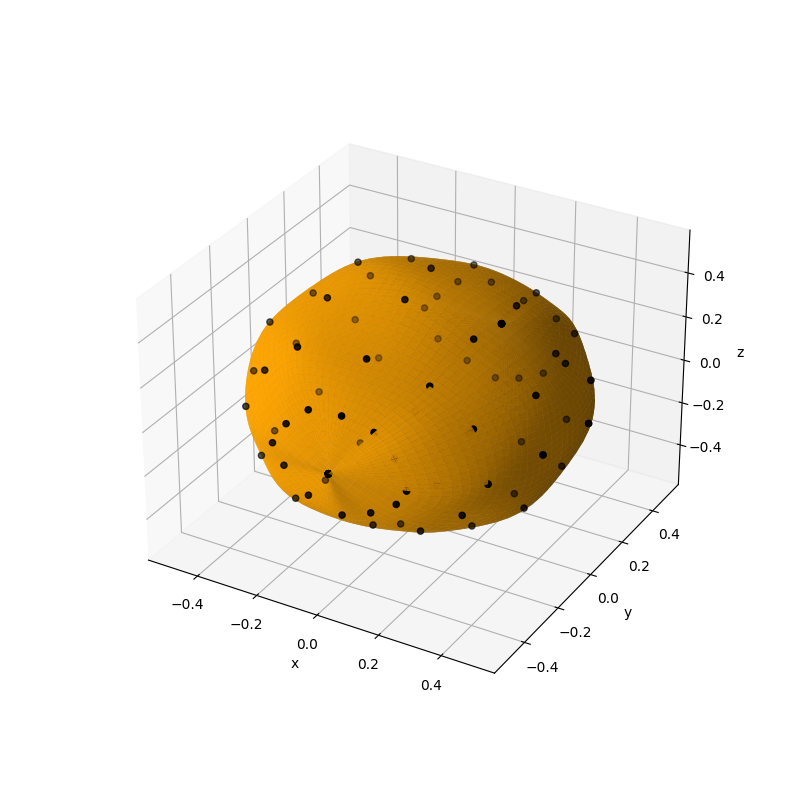

Generate this figure with Python:
import matplotlib.pyplot as plt
import numpy as np
import math
# number of patches in both direction
m=13 # x
n=8 # y
# fit knots
r=0.5
theta= np.linspace(0,2*np.pi, m)
tt=np.reshape(np.tile(theta,(n,1)).T,(n*m))
phi= np.linspace(0, np.pi, n)
pp=np.reshape(np.tile(phi,(m,1)),(n*m))
x = r*np.sin(pp)*np.cos(tt)+(np.random.random((n*m))*2.0-1.0)*0.02
z = r*np.sin(pp)*np.sin(tt)+(np.random.random((n*m))*2.0-1.0)*0.02
y = r*np.cos(pp)+(np.random.random((n*m))*2.0-1.0)*0.02
for i in range(0,n):
    x[n*(m-1)+i]=x[i]
    y[n*(m-1)+i]=y[i]
    z[n*(m-1)+i]=z[i]  
for i in range(0,m):
    x[i*(n)]=0
    y[i*(n)]=r
    z[i*(n)]=0
    x[(i+1)*(n)-1]=0
    y[(i+1)*(n)-1]=-r
    z[(i+1)*(n)-1]=0
Px=np.concatenate((x,np.tile([0],(m+2)*(n+2)-(m*n))))
Py=np.concatenate((y,np.tile([0],(m+2)*(n+2)-(m*n))))
Pz=np.concatenate((z,np.tile([0],(m+2)*(n+2)-(m*n))))
# passing matrix with free end conditions
phi=np.zeros(((n+2)*(m+2),(m+2)*(n+2)))
# interpolation equations 
for j in range(m):
    for i in range(n):
        phi[i+(j)*n,i+(j)*(n+2)]=1
        phi[i+(j)*n,i+(j)*(n+2)+1]=4
        phi[i+(j)*n,i+(j)*(n+2)+2]=1
        phi[i+(j)*n,i+(j+1)*(n+2)]=4
        phi[i+(j)*n,i+(j+1)*(n+2)+1]=16
        phi[i+(j)*n,i+(j+1)*(n+2)+2]=4
        phi[i+(j)*n,i+(j+2)*(n+2)]=1
        phi[i+(j)*n,i+(j+2)*(n+2)+1]=4
        phi[i+(j)*n,i+(j+2)*(n+2)+2]=1        
# dS/du=0 at x- border     
for i in range(0,m+2):
    phi[n*m+i,(i*(n+2))%((n+2)*(m+2))]=phi[n*m+i,(i*(n+2))%((n+2)*(m+2))]-3
    phi[n*m+i,(i*(n+2)+2)%((n+2)*(m+2))]=phi[n*m+i,(i*(n+2)+2)%((n+2)*(m+2))]+3
    phi[n*m+i,((i+1)*(n+2))%((n+2)*(m+2))]=phi[n*m+i,((i+1)*(n+2))%((n+2)*(m+2))]-12
    phi[n*m+i,((i+1)*(n+2)+2)%((n+2)*(m+2))]=phi[n*m+i,((i+1)*(n+2)+2)%((n+2)*(m+2))]+12
    phi[n*m+i,((i+2)*(n+2))%((n+2)*(m+2))]=phi[n*m+i,((i+2)*(n+2))%((n+2)*(m+2))]-3
    phi[n*m+i,((i+2)*(n+2)+2)%((n+2)*(m+2))]=phi[n*m+i,((i+2)*(n+2)+2)%((n+2)*(m+2))]+3 
# dS/du=0 at x+ border   
for i in range(0,m+2):
    phi[n*m+i+m+2,((i+1)*(n+2)-1)%((n+2)*(m+2))]=phi[n*m+i+m+2,((i+1)*(n+2)-1)%((n+2)*(m+2))]-3
    phi[n*m+i+m+2,((i+1)*(n+2)-3)%((n+2)*(m+2))]=phi[n*m+i+m+2,((i+1)*(n+2)-3)%((n+2)*(m+2))]+3
    phi[n*m+i+m+2,((i+2)*(n+2)-1)%((n+2)*(m+2))]=phi[n*m+i+m+2,((i+2)*(n+2)-1)%((n+2)*(m+2))]-12
    phi[n*m+i+m+2,((i+2)*(n+2)-3)%((n+2)*(m+2))]=phi[n*m+i+m+2,((i+2)*(n+2)-3)%((n+2)*(m+2))]+12
    phi[n*m+i+m+2,((i+3)*(n+2)-1)%((n+2)*(m+2))]=phi[n*m+i+m+2,((i+3)*(n+2)-1)%((n+2)*(m+2))]-3
    phi[n*m+i+m+2,((i+3)*(n+2)-3)%((n+2)*(m+2))]=phi[n*m+i+m+2,((i+3)*(n+2)-3)%((n+2)*(m+2))]+3     
# dS/du between y+ and y- borders  
for i in range(0,n):
    phi[n*m+2*(m+2)+i,i]=-3
    phi[n*m+2*(m+2)+i,i+1]=-12
    phi[n*m+2*(m+2)+i,i+2]=-3
    phi[n*m+2*(m+2)+i,2*(n+2)+i]=3
    phi[n*m+2*(m+2)+i,2*(n+2)+i+1]=12
    phi[n*m+2*(m+2)+i,2*(n+2)+i+2]=3
    phi[n*m+2*(m+2)+i,(m-1)*(n+2)+i]=3
    phi[n*m+2*(m+2)+i,(m-1)*(n+2)+i+1]=12
    phi[n*m+2*(m+2)+i,(m-1)*(n+2)+i+2]=3
    phi[n*m+2*(m+2)+i,(m+1)*(n+2)+i]=-3
    phi[n*m+2*(m+2)+i,(m+1)*(n+2)+i+1]=-12
    phi[n*m+2*(m+2)+i,(m+1)*(n+2)+i+2]=-3
# d2S/du2 between y+ and y- borders
for i in range(n):
    phi[n*m+2*(m+2)+n+i,i]=6
    phi[n*m+2*(m+2)+n+i,i+1]=24
    phi[n*m+2*(m+2)+n+i,i+2]=6
    phi[n*m+2*(m+2)+n+i,(n+2)+i]=-12
    phi[n*m+2*(m+2)+n+i,(n+2)+i+1]=-48    
    phi[n*m+2*(m+2)+n+i,(n+2)+i+2]=-12
    phi[n*m+2*(m+2)+n+i,2*(n+2)+i]=6
    phi[n*m+2*(m+2)+n+i,2*(n+2)+i+1]=24    
    phi[n*m+2*(m+2)+n+i,2*(n+2)+i+2]=6 
    phi[n*m+2*(m+2)+n+i,(m-1)*(n+2)+i]=-6
    phi[n*m+2*(m+2)+n+i,(m-1)*(n+2)+i+1]=-24   
    phi[n*m+2*(m+2)+n+i,(m-1)*(n+2)+i+2]=-6
    phi[n*m+2*(m+2)+n+i,(m)*(n+2)+i]=12
    phi[n*m+2*(m+2)+n+i,(m)*(n+2)+i+1]=48    
    phi[n*m+2*(m+2)+n+i,(m)*(n+2)+i+2]=12
    phi[n*m+2*(m+2)+n+i,(m+1)*(n+2)+i]=-6
    phi[n*m+2*(m+2)+n+i,(m+1)*(n+2)+i+1]=-24    
    phi[n*m+2*(m+2)+n+i,(m+1)*(n+2)+i+2]=-6 
# control points 
phi_inv=np.linalg.inv(phi)
Qx=36*phi_inv.dot(Px)
Qy=36*phi_inv.dot(Py)
Qz=36*phi_inv.dot(Pz)
# figure plot
fig = plt.figure(figsize=(8,8))
ax = fig.add_subplot(111, projection='3d')
ax.scatter(x, y, z,color='black')
t=9 # patch discretization
U=np.linspace(0,1,num=t)
V=np.linspace(0,1,num=t)
u,v = np.meshgrid(U, V)
for pv in range(0,n-1):
    for pu in range (0,m-1):
        V1=(1-v)**3
        V2=3*v**3-6*v**2+4
        V3=-3*v**3+3*v**2+3*v+1
        V4=v**3
        U1=(1-u)**3    
        U2=3*u**3-6*u**2+4
        U3=-3*u**3+3*u**2+3*u+1
        U4=u**3
        param_x=((V1*(Qx[pv+pu*(n+2)]*U1+Qx[pv+n+2+pu*(n+2)]*U2+Qx[pv+2*(n+2)+pu*(n+2)]*U3+Qx[pv+3*(n+2)+pu*(n+2)]*U4)) \
        		+(V2*(Qx[pv+1+pu*(n+2)]*U1+Qx[pv+1+n+2+pu*(n+2)]*U2+Qx[pv+1+2*(n+2)+pu*(n+2)]*U3+Qx[pv+1+3*(n+2)+pu*(n+2)]*U4)) \
        		+(V3*(Qx[pv+2+pu*(n+2)]*U1+Qx[pv+2+n+2+pu*(n+2)]*U2+Qx[pv+2+2*(n+2)+pu*(n+2)]*U3+Qx[pv+2+3*(n+2)+pu*(n+2)]*U4)) \
        		+(V4*(Qx[pv+3+pu*(n+2)]*U1+Qx[pv+3+n+2+pu*(n+2)]*U2+Qx[pv+3+2*(n+2)+pu*(n+2)]*U3+Qx[pv+3+3*(n+2)+pu*(n+2)]*U4)))/36;
        param_y=((V1*(Qy[pv+pu*(n+2)]*U1+Qy[pv+n+2+pu*(n+2)]*U2+Qy[pv+2*(n+2)+pu*(n+2)]*U3+Qy[pv+3*(n+2)+pu*(n+2)]*U4)) \
        		+(V2*(Qy[pv+1+pu*(n+2)]*U1+Qy[pv+1+n+2+pu*(n+2)]*U2+Qy[pv+1+2*(n+2)+pu*(n+2)]*U3+Qy[pv+1+3*(n+2)+pu*(n+2)]*U4)) \
        		+(V3*(Qy[pv+2+pu*(n+2)]*U1+Qy[pv+2+n+2+pu*(n+2)]*U2+Qy[pv+2+2*(n+2)+pu*(n+2)]*U3+Qy[pv+2+3*(n+2)+pu*(n+2)]*U4)) \
        		+(V4*(Qy[pv+3+pu*(n+2)]*U1+Qy[pv+3+n+2+pu*(n+2)]*U2+Qy[pv+3+2*(n+2)+pu*(n+2)]*U3+Qy[pv+3+3*(n+2)+pu*(n+2)]*U4)))/36;      
        param_z=((V1*(Qz[pv+pu*(n+2)]*U1+Qz[pv+n+2+pu*(n+2)]*U2+Qz[pv+2*(n+2)+pu*(n+2)]*U3+Qz[pv+3*(n+2)+pu*(n+2)]*U4)) \
        		+(V2*(Qz[pv+1+pu*(n+2)]*U1+Qz[pv+1+n+2+pu*(n+2)]*U2+Qz[pv+1+2*(n+2)+pu*(n+2)]*U3+Qz[pv+1+3*(n+2)+pu*(n+2)]*U4)) \
        		+(V3*(Qz[pv+2+pu*(n+2)]*U1+Qz[pv+2+n+2+pu*(n+2)]*U2+Qz[pv+2+2*(n+2)+pu*(n+2)]*U3+Qz[pv+2+3*(n+2)+pu*(n+2)]*U4)) \
        		+(V4*(Qz[pv+3+pu*(n+2)]*U1+Qz[pv+3+n+2+pu*(n+2)]*U2+Qz[pv+3+2*(n+2)+pu*(n+2)]*U3+Qz[pv+3+3*(n+2)+pu*(n+2)]*U4)))/36;
        ax.plot_surface(param_x,param_y,param_z,color='orange',alpha=0.9) 
ax.set_xlabel('x')
ax.set_ylabel('y')
ax.set_zlabel('z')
plt.savefig('bicubic_parametric_sphere.png')
